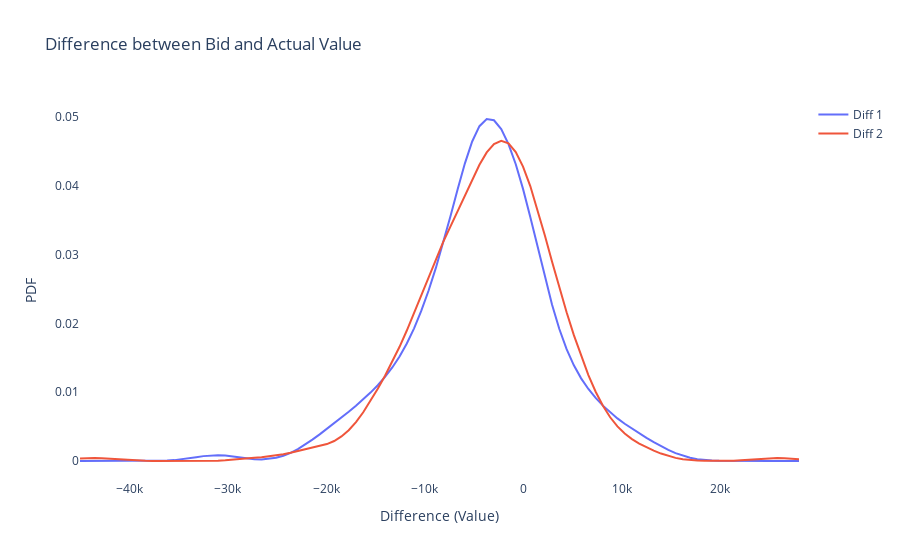

Notebook code for this chart:
### Code cell
fig = go.Figure()

fig.add_trace(
    go.Line(
        x=kde_diff1.index,
        y=kde_diff1['probs'],
        name='Diff 1'
    )
)

fig.add_trace(
    go.Line(
        x=kde_diff2.index,
        y=kde_diff2['probs'],
        name='Diff 2'
    )
)


fig.update_layout(
    plot_bgcolor='rgba(0,0,0,0)',
    xaxis_title='Difference (Value)',
    yaxis_title='PDF',
    title='Difference between Bid and Actual Value'
)

fig.show()
